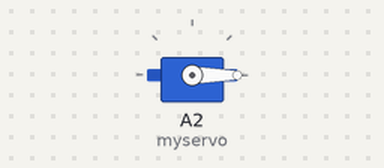
This sketch was run on a simulated Arduino Uno, built with avr-gcc and run on an emulated ATmega328P. Shown: servo.

Above: at 0.05 s.
At 0.95 s:
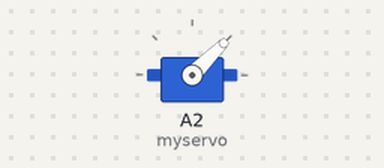
At 1.85 s:
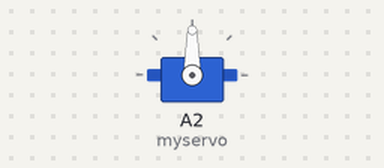
At 3.7 s:
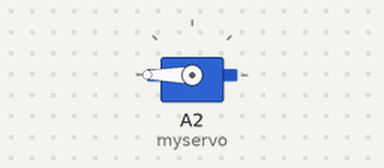
Timing chart, 0 to 8.5 s (numbered marks = the images above):
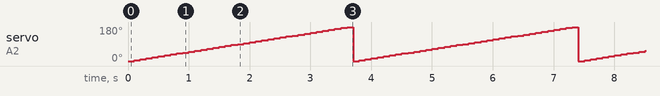

Measured:
- by itself, servo on A2 (myservo): ramps from 0° to 180° and jumps back, once every 3.7 s

The sketch:

ServoMotor.ino
```cpp
/*
 Controlling a servo position
Connect :
- brown cable to GND
- Red Cable to V_in (5V from USB)
- Orange to A0

*/

#include <Servo.h>

Servo myservo;  // create servo object to control a servo

int potpin = 0;  // analog pin used to connect the potentiometer
int val;    // variable to read the value from the analog pin

void setup() {
  myservo.attach(A2);  // attaches the servo on pin 9 to the servo object
}

void loop() {

  for (int i=0; i<=180; i=i+5){
  //val = analogRead(potpin);            // reads the value of the potentiometer (value between 0 and 1023)
  val = map(val, 0, 1023, 0, 180);     // scale it to use it with the servo (value between 0 and 180)
  myservo.write(i);                  // sets the servo position according to the scaled value
  delay(100);                           // waits for the servo to get there
  }
}
```
